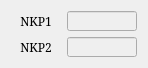
   <widget class="QWidget" name="gridLayoutWidget_7">
    <property name="geometry">
     <rect>
      <x>10</x>
      <y>80</y>
      <width>128</width>
      <height>61</height>
     </rect>
    </property>
    <layout class="QGridLayout" name="gridLayout_8">
     <item row="1" column="0">
      <widget class="QLabel" name="label_29">
       <property name="sizePolicy">
        <sizepolicy hsizetype="Fixed" vsizetype="Fixed">
         <horstretch>0</horstretch>
         <verstretch>0</verstretch>
        </sizepolicy>
       </property>
       <property name="minimumSize">
        <size>
         <width>50</width>
         <height>20</height>
        </size>
       </property>
       <property name="maximumSize">
        <size>
         <width>50</width>
         <height>20</height>
        </size>
       </property>
       <property name="font">
        <font>
         <family>Serif</family>
         <pointsize>9</pointsize>
        </font>
       </property>
       <property name="text">
        <string>NKP2</string>
       </property>
       <property name="alignment">
        <set>Qt::AlignCenter</set>
       </property>
      </widget>
     </item>
     <item row="0" column="0">
      <widget class="QLabel" name="label_36">
       <property name="sizePolicy">
        <sizepolicy hsizetype="Fixed" vsizetype="Fixed">
         <horstretch>0</horstretch>
         <verstretch>0</verstretch>
        </sizepolicy>
       </property>
       <property name="minimumSize">
        <size>
         <width>50</width>
         <height>20</height>
        </size>
       </property>
       <property name="maximumSize">
        <size>
         <width>50</width>
         <height>20</height>
        </size>
       </property>
       <property name="font">
        <font>
         <family>Serif</family>
         <pointsize>9</pointsize>
        </font>
       </property>
       <property name="text">
        <string>NKP1</string>
       </property>
       <property name="alignment">
        <set>Qt::AlignCenter</set>
       </property>
      </widget>
     </item>
     <item row="1" column="1">
      <widget class="QLineEdit" name="LE_JOINT_NKP2">
       <property name="enabled">
        <bool>false</bool>
       </property>
       <property name="sizePolicy">
        <sizepolicy hsizetype="Fixed" vsizetype="Fixed">
         <horstretch>0</horstretch>
         <verstretch>0</verstretch>
        </sizepolicy>
       </property>
       <property name="minimumSize">
        <size>
         <width>70</width>
         <height>20</height>
        </size>
       </property>
       <property name="maximumSize">
        <size>
         <width>70</width>
         <height>20</height>
        </size>
       </property>
       <property name="font">
        <font>
         <family>Serif</family>
         <pointsize>9</pointsize>
        </font>
       </property>
       <property name="alignment">
        <set>Qt::AlignRight|Qt::AlignTrailing|Qt::AlignVCenter</set>
       </property>
       <property name="readOnly">
        <bool>true</bool>
       </property>
      </widget>
     </item>
     <item row="0" column="1">
      <widget class="QLineEdit" name="LE_JOINT_NKP1">
       <property name="enabled">
        <bool>false</bool>
       </property>
       <property name="sizePolicy">
        <sizepolicy hsizetype="Fixed" vsizetype="Fixed">
         <horstretch>0</horstretch>
         <verstretch>0</verstretch>
        </sizepolicy>
       </property>
       <property name="minimumSize">
        <size>
         <width>70</width>
         <height>20</height>
        </size>
       </property>
       <property name="maximumSize">
        <size>
         <width>70</width>
         <height>20</height>
        </size>
       </property>
       <property name="font">
        <font>
         <family>Serif</family>
         <pointsize>9</pointsize>
        </font>
       </property>
       <property name="alignment">
        <set>Qt::AlignRight|Qt::AlignTrailing|Qt::AlignVCenter</set>
       </property>
       <property name="readOnly">
        <bool>true</bool>
       </property>
      </widget>
     </item>
    </layout>
   </widget>
